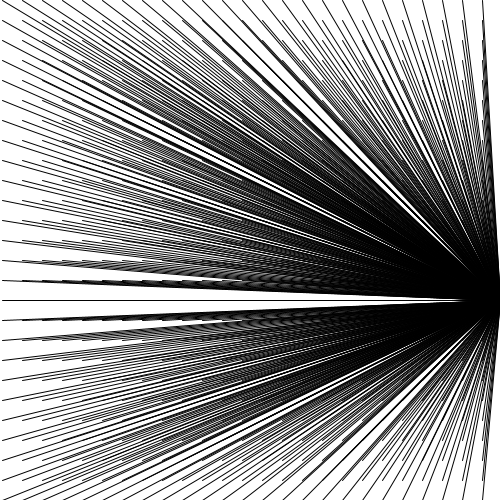
Frame 1 (no input)
Frame 60 (the mouse pressed at the canvas centre just before this capture): identical to frame 1, image omitted
Frame 120 (the mouse held since frame 60 and released just before this capture): identical to frame 1, image omitted

The Processing sketch that drew this single still picture (run headless with seeded random() and noise(); from frame 60 on, the mouse is pressed at the canvas centre):

// Processing sketch: processing_60611
// ── processing_60611.pde

void setup(){
  size (500, 500);
  smooth();
}
 
void draw(){
  background(255);
   
  for(int i = 2; i <= height; i = i + 20){
    for(int j = 0; j<= width; j = j + 20){
      line(i, j, 500, 300);
 

 
}
}
 
 
}
